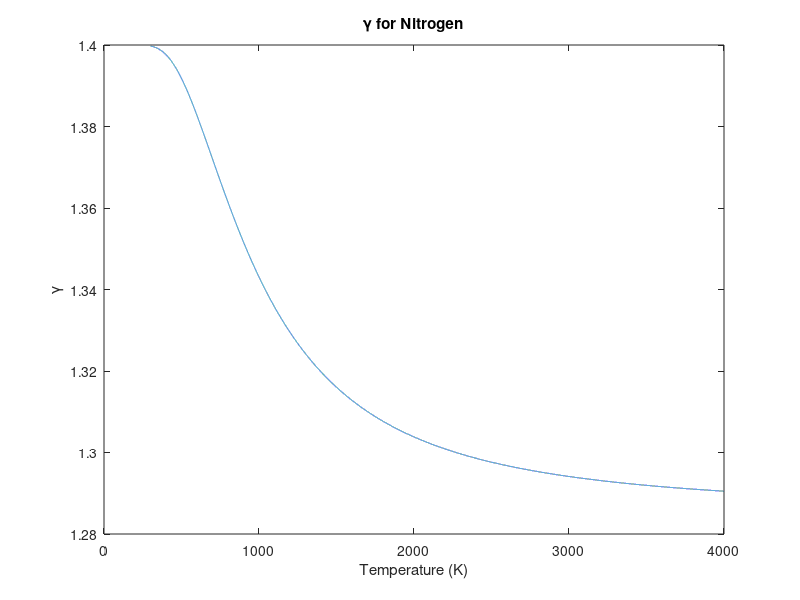
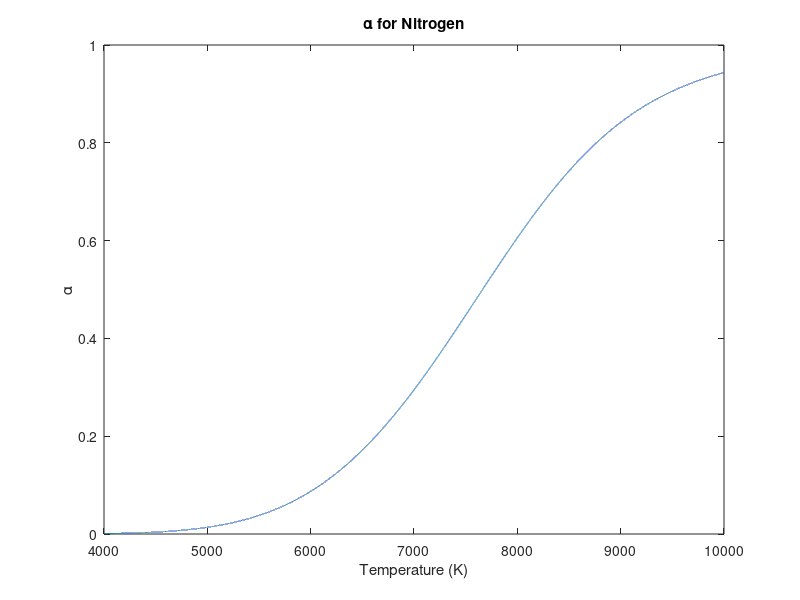

Recreate these plots in MATLAB, in order. (Note: this script raises an error after producing the figures.)
%% Question 1
%a) Calculating and plotting gamma
T = 300:0.1:4000;
gamma_perf = 7/5;
theta_v = 3390;

s1 = exp(theta_v./T) ./ (exp(theta_v./T)-1).^2;
s2 = (gamma_perf-1) .* ((theta_v./T).^2);
s3 = (1+(s1 .* s2)).^-1;
gamma = 1+(gamma_perf-1).*s3;

figure(1);
grid on;
plot(T, gamma);
xlabel('Temperature (K)');
ylabel('\gamma');
title('\gamma for Nitrogen');

%b) Calculating and plotting alpha
T = 4000:0.1:10000;
rho = 0.1;
rho_d = 130000;
theta_d = 113200;

s = (rho_d/rho).*exp(-theta_d./T);
alpha = 1:1:length(T);

for k=1:length(T)
    r = roots([1 s(k) -s(k)]);
    alpha(k) = r( r>=0 );
end

figure(2);
grid on;
plot(T, alpha);
xlabel('Temperature (K)');
ylabel('\alpha');
title('\alpha for Nitrogen');

%% Question 2
gamma = 1.4;
R = 287;
p0 = 5e6;
T0 = 750;
dstar = 20e-3;
Te = 50;

% Solving for Mach number at exit
syms x
Me = vpasolve(((Te/T0)^-1) == 1 + ((gamma-1)/2)*(x^2), x);
Me = Me( Me > 0)

% Solving for exit diameter
c1 = (1/(Me^2));
c2 = (2/(gamma+1));
c3 = 1+(((gamma-1)/2)*(Me^2));
c4 = c3*c2;
c5 = c4^((gamma+1)/(gamma-1));
c6 = c5*c1;

de = vpasolve( (((x/2)^2)/((dstar/2)^2))^2 == c6, x);
de = de( de > 0) % meters

% Solving for exit velocity
ae = sqrt(gamma*R*Te)
ve = double(Me*ae) % m/s

% Solving for exit pressure
pe = ((1 + (((gamma-1)/2)*(Me^2)))^(-gamma/(gamma-1))) * p0 % Pa

% Solving for exit density
rho0 = p0/(R*T0)
rhoe = ((1 + ((gamma-1)/2)*(Me^2))^(-1/(gamma-1))) * rho0 % kg/m3

% Approximations

p_ratio_approx = ((((gamma-1)/2)*(Me^2))^(-gamma/(gamma-1)));
pe_approx = p_ratio_approx * p0

rho_ratio_approx = (((gamma-1)/2)*(Me^2))^(-1/(gamma-1));
rhoe_approx = rho_ratio_approx * rho0

a0 = sqrt(gamma*R*T0)
ve_approx = sqrt(2/(gamma-1)) * a0

%% Question 3

% a) Solving for Coefficients of Pressure across upper and lower surface
M1 = 5:0.1:15;
theta = deg2rad(10);
gamma = 1.4;

% Solving the B-Theta-M equation for beta
beta = M1;
syms b;
for k=1:length(beta)
    beta(k) = vpasolve(tan(theta) == 2*cot(b)*(((M1(k)^2)*(sin(b)^2))-1)/(((M1(k)^2)*(gamma + cos(2*b))+2)), b, 0:(pi/2));
end

% Plugging beta into 2.30 to solve for Cp lower
Cp_l = (4/(gamma+1)).*((sin(beta).^2)-(1./(M1.^2)));

% Solving the P-M expression for mu1
mu1 = sqrt((gamma+1)/(gamma-1)).*atan(sqrt(((gamma-1)/(gamma+1)).*((M1.^2)-1)))-atan(sqrt((M1.^2)-1));

% Solving for mu2 by using turning angle and mu1
mu2 = theta + mu1;

% Numerically solving for M2 by using P-M expression
M2 = M1;
syms m2;
for k=1:length(M2)
    M2(k) = abs(vpasolve(mu2(k) == (sqrt((gamma+1)/(gamma-1))*atan(sqrt(((gamma-1)/(gamma+1))*((m2^2)-1)))-atan(sqrt((m2^2)-1))), m2));
end

% Using M2, M1 to solve for Cp upper across P-M expansion
pratio_upper = (((1+(((gamma-1)/2).*(M1.^2)))./(1+(((gamma-1)/2).*(M2.^2)))).^(gamma/(gamma-1)));
Cp_u = (pratio_upper - 1).*(2./(gamma.*(M1.^2)));

% Oblique Shock Approximation (2.30)
Cp_l_approx1 = (4/(gamma+1)).*(sin(beta).^2);

% Oblique Shock Approximation (2.43)
Cp_l_approx2 = (2*theta*theta).*(((gamma+1)/4) + ((((gamma+1)/4)^2)+(1./((M1.^2).*(theta^2)))).^(1/2));

% P-M Expansion Approximation (2.61)
pratio_upper_approx = (1+(((gamma-1)/2).*M1.*-theta)).^((2*gamma)/(gamma-1));
Cp_u_approx = (pratio_upper_approx - 1).*(2./(gamma.*(M1.^2)));

figure(3);
grid on;
plot(M1, Cp_u);
xlabel('Mach Number');
ylabel('Cp_u');
title('Cp_u (across P-M expansion) vs Mach Number');

figure(4);
grid on;
plot(M1, Cp_l);
xlabel('Mach Number');
ylabel('Cp_l');
title('Cp_l (across oblique shock) vs Mach Number');

figure(5);
grid on;
plot(M1, Cp_u./Cp_l);
xlabel('Mach Number');
ylabel('Cp_u/Cp_l');
title('Cp_u/Cp_l vs Mach Number');

figure(6);
grid on;
hold on;
plot(M1, Cp_l);
plot(M1, Cp_l_approx1);
plot(M1, Cp_l_approx2);
xlabel('Mach Number');
ylabel('Cp_l');
legend('Cp_l (exact)', 'Cp_l approximation from (2.30)', 'Cp_l approximation from (2.43)');
title('Comparison of Exact Value and Approximations of C_p Across Oblique Shock');

figure(7);
grid on;
hold on;
plot(M1, Cp_u);
plot(M1, Cp_u_approx);
xlabel('Mach Number');
ylabel('Cp_u');
legend('Cp_u (exact)', 'Cp_u approximation from (2.61)');
title('Comparison of Exact Value and Approximation of C_p Across P-M Expansion');

% b) Plotting Coefficient of Lift

% Calculating Cl approximation
c1 = (gamma+1)/2;
c2 = sqrt( (((gamma+1)/2)^2) + ((2./(theta.*M1)).^2) );
c3 = 2./(gamma.*(M1.^2).*(theta^2));
c4 = 1 - ((1-(((gamma-1)/2).*M1.*theta)).^((2*gamma)/(gamma-1)));
Cl_approx = (theta^2).*(c1+c2+(c3.*c4));

% Calculating Cl exactly
Cl = Cp_l - Cp_u;

figure(8);
grid on;
hold on;
plot(M1, Cl);
plot(M1, Cl_approx);
xlabel('Mach Number');
ylabel('C_L');
legend('C_L(exact)', 'C_L (approximation)');
title('Comparison of Exact Value and Approximation of C_L');